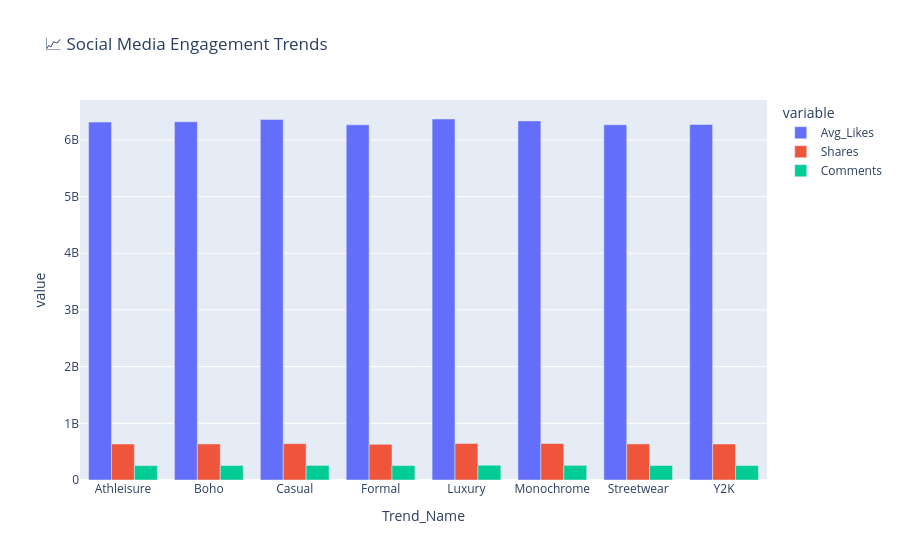

Source (notebook cell):
### Code cell
### 5️⃣ Social Media Engagement Trends ###
engagement_metrics = df.groupby("Trend_Name").agg({"Avg_Likes": "sum", "Shares": "sum", "Comments": "sum"}).reset_index()
fig5 = px.bar(engagement_metrics, x="Trend_Name", y=["Avg_Likes", "Shares", "Comments"],
              title="📈 Social Media Engagement Trends", barmode="group")
fig5.show()

### Figure 1 — Plotly figure (JSON) as saved in the notebook; plotly's stock layout.template omitted (floating-point values rounded to 4 significant figures)
{"data": [{"alignmentgroup": "True", "hovertemplate": "variable=Avg_Likes<br>Trend_Name=%{x}<br>value=%{y}<extra></extra>", "legendgroup": "Avg_Likes", "marker": {"color": "#636efa", "pattern": {"shape": ""}}, "name": "Avg_Likes", "offsetgroup": "Avg_Likes", "orientation": "v", "showlegend": true, "textposition": "auto", "type": "bar", "x": ["Athleisure", "Boho", "Casual", "Formal", "Luxury", "Monochrome", "Streetwear", "Y2K"], "xaxis": "x", "y": [6314275617, 6320595502, 6358972180, 6265770481, 6369016466, 6335818552, 6267553912, 6272381377], "yaxis": "y"}, {"alignmentgroup": "True", "hovertemplate": "variable=Shares<br>Trend_Name=%{x}<br>value=%{y}<extra></extra>", "legendgroup": "Shares", "marker": {"color": "#EF553B", "pattern": {"shape": ""}}, "name": "Shares", "offsetgroup": "Shares", "orientation": "v", "showlegend": true, "textposition": "auto", "type": "bar", "x": ["Athleisure", "Boho", "Casual", "Formal", "Luxury", "Monochrome", "Streetwear", "Y2K"], "xaxis": "x", "y": [635006749, 635832811, 641853870, 629687178, 644439336, 643419135, 636325303, 634895508], "yaxis": "y"}, {"alignmentgroup": "True", "hovertemplate": "variable=Comments<br>Trend_Name=%{x}<br>value=%{y}<extra></extra>", "legendgroup": "Comments", "marker": {"color": "#00cc96", "pattern": {"shape": ""}}, "name": "Comments", "offsetgroup": "Comments", "orientation": "v", "showlegend": true, "textposition": "auto", "type": "bar", "x": ["Athleisure", "Boho", "Casual", "Formal", "Luxury", "Monochrome", "Streetwear", "Y2K"], "xaxis": "x", "y": [253133037, 255424539, 257459495, 254841320, 260664059, 257563330, 255856236, 255470838], "yaxis": "y"}], "layout": {"autosize": true, "barmode": "group", "legend": {"title": {"text": "variable"}, "tracegroupgap": 0}, "title": {"text": "📈 Social Media Engagement Trends"}, "xaxis": {"anchor": "y", "autorange": true, "domain": [0, 1], "range": [-0.5, 7.5], "title": {"text": "Trend_Name"}, "type": "category"}, "yaxis": {"anchor": "x", "autorange": true, "domain": [0, 1], "range": [0, 6704000000.0], "title": {"text": "value"}, "type": "linear"}}}
